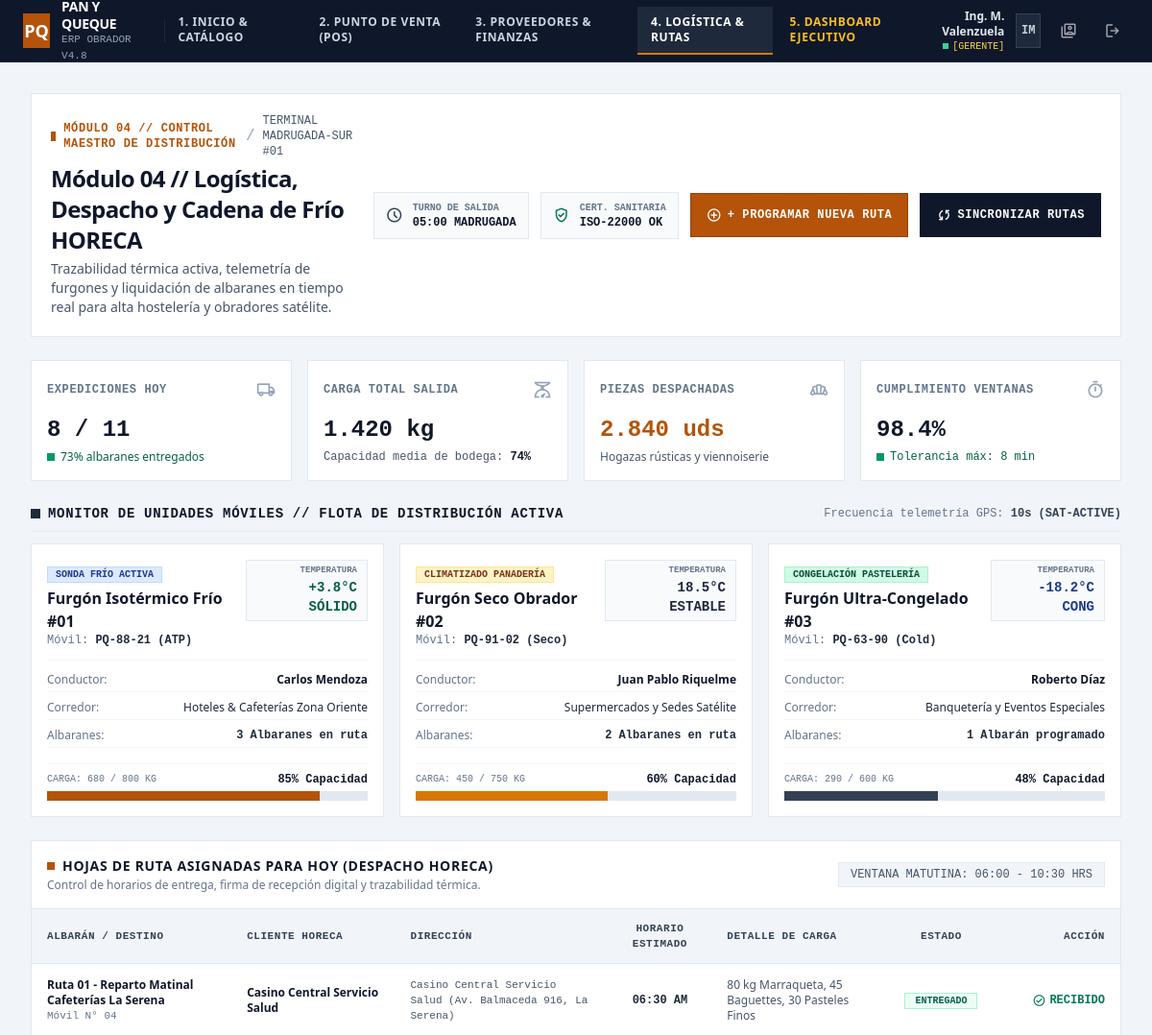
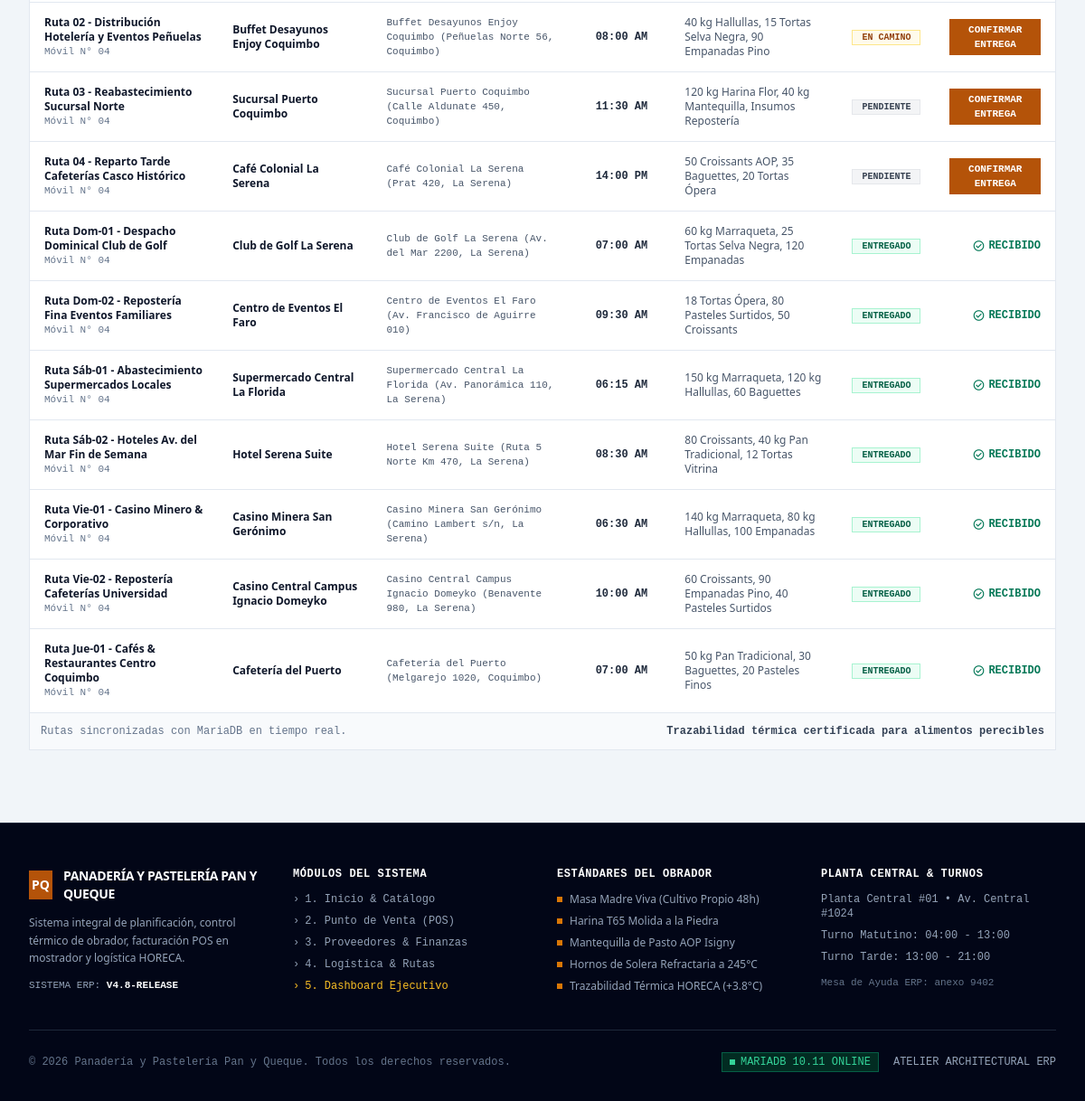
Before: /dispatch.php (signed in) with the older database file (2 pictures, top to bottom).
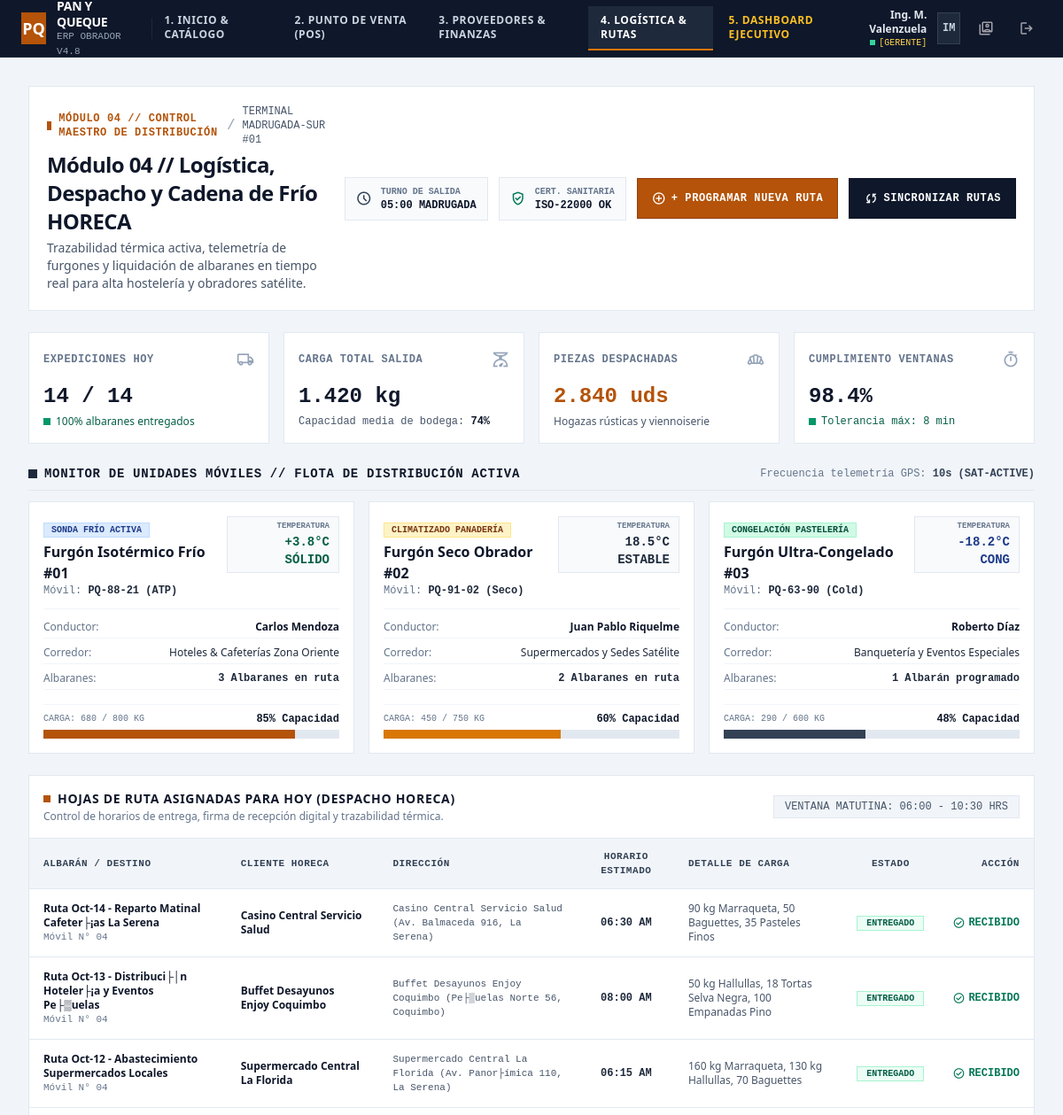
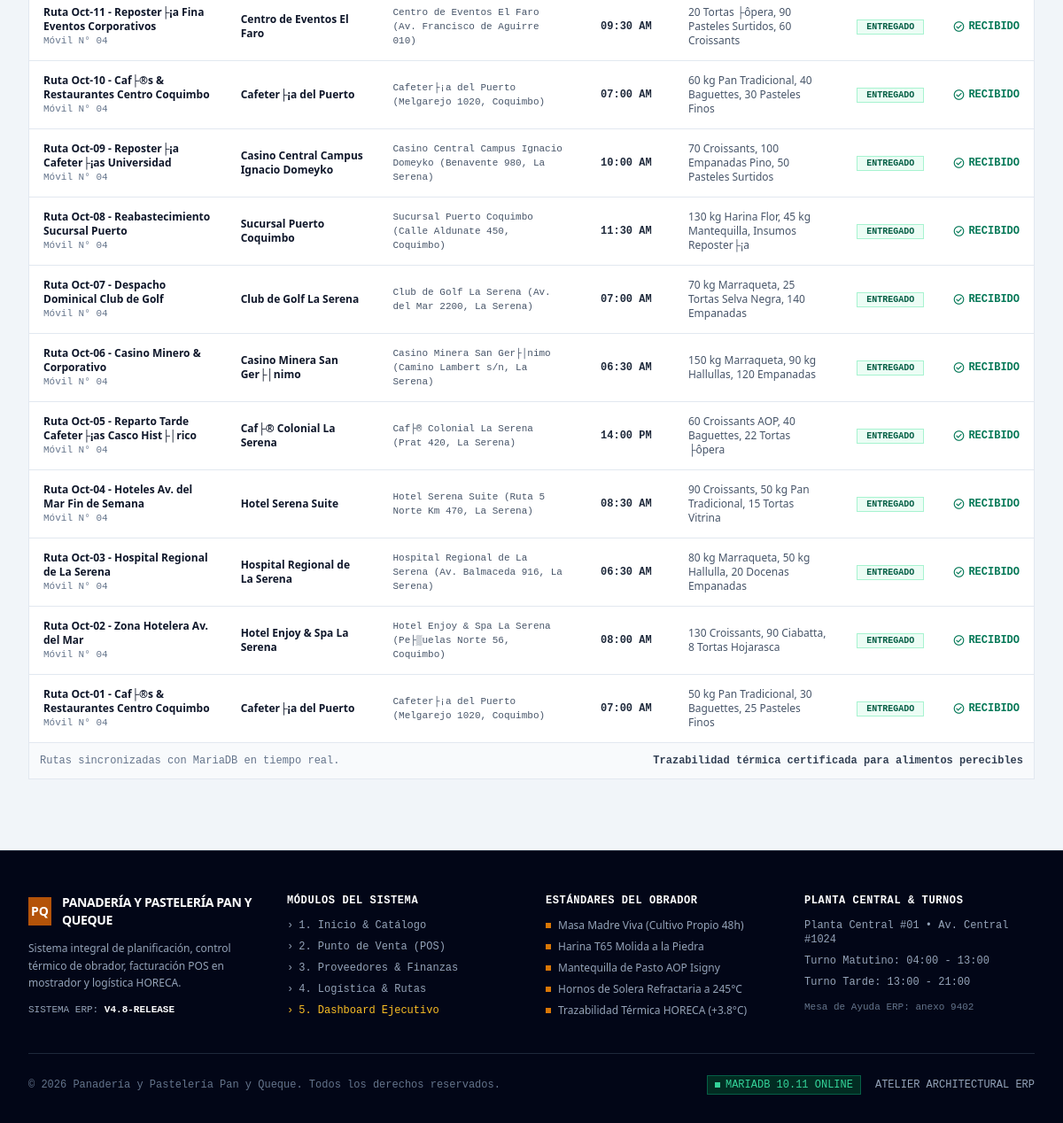
After: the same page with the newer database file (2 pictures, top to bottom).
### tables this page shows
CREATE TABLE `dispatch_routes` (
  `id` int(11) NOT NULL AUTO_INCREMENT,
  `time` varchar(20) NOT NULL,
  `title` varchar(150) NOT NULL,
  `type` varchar(50) DEFAULT NULL,
  `destination` varchar(150) NOT NULL,
  `address` varchar(200) DEFAULT NULL,
  `driver` varchar(100) DEFAULT NULL,
  `status` varchar(30) DEFAULT 'Pendiente',
  `items` text DEFAULT NULL,
  `notes` text DEFAULT NULL,
  `created_at` timestamp NULL DEFAULT current_timestamp(),
  PRIMARY KEY (`id`)
);

### includes/db.php (called while the page is built, shortened)
<?php
class DB
{
    private static ?PDO $instance = null;
    public static function getConnection(): ?PDO
    {
        if (self::$instance !== null) {
            return self::$instance;
        }
        $host   = DB_HOST;
        $port   = DB_PORT;
        $dbname = DB_NAME;
        $user   = DB_USER;
        $pass   = DB_PASS;
        $options = [
            PDO::ATTR_ERRMODE            => PDO::ERRMODE_EXCEPTION,
            PDO::ATTR_DEFAULT_FETCH_MODE => PDO::FETCH_ASSOC,
            PDO::ATTR_TIMEOUT            => 2,
            PDO::MYSQL_ATTR_INIT_COMMAND => "SET NAMES utf8mb4",
        ];
        $dsn = "mysql:host={$host};port={$port};dbname={$dbname};charset=utf8mb4";
        try {
            self::$instance = new PDO($dsn, $user, $pass, $options);
            return self::$instance;
        } catch (PDOException $e) {
            if ($host === 'db') {
                try {
                    $fallbackDsn = "mysql:host=127.0.0.1;port={$port};dbname={$dbname};charset=utf8mb4";
                    self::$instance = new PDO($fallbackDsn, $user, $pass, $options);
                    self::$lastError = null;
                    return self::$instance;
                } catch (PDOException $fallbackEx) {
                }
            }
            self::$lastError = $e->getMessage();
            error_log("[ERROR] MariaDB connection failed: " . $e->getMessage());
            return null;
        }
    }
    public static function isConnected(): bool
    {
        return self::getConnection() !== null;
    }
    public static function select(string $query, array $params = []): array
    {
        $pdo = self::getConnection();
        try {
            $stmt = $pdo->prepare($query);
            $stmt->execute($params);
            return $stmt->fetchAll();
        } catch (PDOException $e) {
            self::$lastError = $e->getMessage();
            error_log("[ERROR] Database query failed: " . $e->getMessage());
            return [];
        }
    }
}

### includes/DispatchService.php (called while the page is built, shortened)
<?php
require_once __DIR__ . '/db.php';
class DispatchService
{
    public static function getAllRoutes(): array
    {
        $records = DB::select("SELECT * FROM dispatch_routes ORDER BY id ASC");
        return array_map([self::class, 'formatRouteRecord'], $records);
    }
    public static function formatRouteRecord(array $record): array
    {
        $status = (string)($record['status'] ?? 'Pendiente');
        $styling = self::resolveRouteStatusStyling($status);
        $address = !empty($record['address']) ? ' (' . $record['address'] . ')' : '';
        $destination = (string)($record['destination'] ?? 'Destino no especificado');
        return [
            'id'           => (int)($record['id'] ?? 0),
            'hora'         => (string)($record['time'] ?? '08:00 AM'),
            'titulo'       => (string)($record['title'] ?? 'Ruta Programada'),
            'destino'      => $destination . $address,
            'carga'        => (string)($record['items'] ?? 'Carga general de panadería'),
            'cliente'      => $destination,
            'estado'       => $status,
            'estado_color' => $styling['color'],
            'icono_estado' => $styling['icon'],
            'completado'   => $styling['completed'],
        ];
    }
    public static function resolveRouteStatusStyling(string $status): array
    {
        if ($status === 'Entregado') {
            return [
                'color'     => 'bg-emerald-50 text-emerald-800 border-emerald-200',
                'icon'      => '✓',
                'completed' => true,
            ];
        }
        if ($status === 'En camino' || $status === 'En Camino') {
            return [
                'color'     => 'bg-amber-50 text-amber-800 border-amber-200',
                'icon'      => '🚛',
                'completed' => false,
            ];
        }
        return [
            'color'     => 'bg-gray-100 text-gray-700 border-gray-200',
            'icon'      => '⏳',
            'completed' => false,
        ];
    }
}

### public/dispatch.php (the view, shortened to what the changed rows need)
<?php
require_once __DIR__ . '/../includes/db.php';
require_once __DIR__ . '/../includes/DispatchService.php';
require_once __DIR__ . '/../includes/header.php';
$routes = DispatchService::getAllRoutes();
$totalRoutes = count($routes);
$completedCount = count(array_filter($routes, fn($r) => !empty($r['completado'])));
?>
<div class="p-4 sm:p-6 lg:p-8 max-w-[1536px] mx-auto space-y-6">
    <section class="bg-white border border-slate-200 p-5 rounded-none shadow-none flex flex-col lg:flex-row lg:items-center justify-between gap-4">
        <div class="flex flex-col gap-1">
            <h1 class="text-xl sm:text-2xl font-bold text-slate-900 tracking-tight">
                Módulo 04 // Logística, Despacho y Cadena de Frío HORECA
            </h1>
        </div>
    </section>
    <section class="grid grid-cols-1 sm:grid-cols-2 lg:grid-cols-4 gap-4">
        <div class="bg-white border border-slate-200 p-4 rounded-none flex flex-col justify-between">
            <div class="mt-3">
                <div class="text-2xl font-bold font-mono text-slate-900 tabular-nums"><?php echo $completedCount; ?> / <?php echo $totalRoutes; ?></div>
                <div class="text-xs text-emerald-800 font-medium flex items-center gap-1.5 mt-1">
                    <span class="w-2 h-2 bg-emerald-600 rounded-none inline-block"></span>
                    <span><?php echo ($totalRoutes > 0) ? round(($completedCount / $totalRoutes) * 100) : 0; ?>% albaranes entregados</span>
                </div>
            </div>
        </div>
    </section>
    <section class="flex flex-col gap-3">
        <div class="flex items-center justify-between border-b border-slate-200 pb-2">
            <div class="flex items-center gap-2">
                <h2 class="text-sm font-bold uppercase tracking-wider text-slate-900 font-mono">
                    Monitor de Unidades Móviles // Flota de Distribución Activa
                </h2>
            </div>
        </div>
    </section>
    <section class="bg-white border border-slate-200 rounded-none shadow-none">
        <div class="p-4 border-b border-slate-200 flex flex-col sm:flex-row sm:items-center justify-between gap-3">
            <div>
                <h2 class="text-sm font-bold uppercase tracking-wider text-slate-900 flex items-center space-x-2">
                    <span class="w-2 h-2 bg-amber-700 rounded-none inline-block"></span>
                    <span>Hojas de Ruta Asignadas para Hoy (Despacho HORECA)</span>
                </h2>
            </div>
        </div>
        <div class="overflow-x-auto">
            <table class="w-full text-left text-xs border-collapse">
                <thead>
                    <tr class="bg-slate-100 border-b border-slate-200 text-slate-700 font-mono font-semibold uppercase tracking-wider text-[11px]">
                        <th class="py-3 px-4">Albarán / Destino</th>
                        <th class="py-3 px-4">Cliente HORECA</th>
                        <th class="py-3 px-4">Dirección</th>
                        <th class="py-3 px-4 text-center">Horario Estimado</th>
                        <th class="py-3 px-4">Detalle de Carga</th>
                        <th class="py-3 px-4 text-center">Estado</th>
                        <th class="py-3 px-4 text-right">Acción</th>
                    </tr>
                </thead>
                <tbody class="divide-y divide-slate-200 text-slate-800">
                    <?php foreach ($routes as $r): ?>
                    <tr class="hover:bg-slate-50 transition-none">
                        <td class="py-3.5 px-4 font-bold text-slate-900">
                            <?php echo htmlspecialchars($r['titulo']); ?>
                            <span class="block text-[11px] font-mono text-slate-500 font-normal">Móvil N° 04</span>
                        </td>
                        <td class="py-3.5 px-4 font-semibold text-slate-900">
                            <?php echo htmlspecialchars($r['cliente']); ?>
                        </td>
                        <td class="py-3.5 px-4 text-slate-600 font-mono text-[11px]">
                            <?php echo htmlspecialchars($r['destino']); ?>
                        </td>
                        <td class="py-3.5 px-4 text-center font-mono font-bold text-slate-800">
                            <?php echo $r['hora']; ?>
                        </td>
                        <td class="py-3.5 px-4 text-slate-600">
                            <?php echo htmlspecialchars($r['carga']); ?>
                        </td>
                        <td class="py-3.5 px-4 text-center">
                            <span class="px-2.5 py-0.5 text-[10px] font-mono font-bold uppercase rounded-none border <?php echo $r['estado_color']; ?>">
                                <?php echo $r['estado']; ?>
                            </span>
                        </td>
                        <td class="py-3.5 px-4 text-right">
                            <?php if ($r['completado']): ?>
                            <span class="text-emerald-700 font-mono text-xs font-bold inline-flex items-center gap-1">
                                <span class="material-symbols-outlined text-sm">check_circle</span>
                                <span>RECIBIDO</span>
                            </span>
                            <?php else: ?>
                            <button type="button" onclick="confirmDelivery(<?php echo $r['id']; ?>, '<?php echo addslashes($r['cliente']); ?>')" class="bg-amber-700 hover:bg-amber-800 text-white px-3 py-1 text-[11px] font-mono font-semibold uppercase rounded-none transition-none">
                                Confirmar Entrega
                            </button>
                            <?php endif; ?>
                        </td>
                    </tr>
                    <?php endforeach; ?>
                </tbody>
            </table>
        </div>
    </section>
</div>
<?php require_once __DIR__ . '/../includes/footer.php'; ?>

Changed rows visible on the page:
removed dispatch_routes: title "Ruta 04 - Reparto Tarde Cafeterías Casco Histórico", destination "Café Colonial La Serena", destino "Café Colonial La Serena (Prat 420, La Serena)", time "14:00 PM", items "50 Croissants AOP, 35 Baguettes, 20 Tortas Ópera", status "PENDIENTE"
removed dispatch_routes: title "Ruta Dom-01 - Despacho Dominical Club de Golf", destination "Club de Golf La Serena", destino "Club de Golf La Serena (Av. del Mar 2200, La Serena)", time "07:00 AM", items "60 kg Marraqueta, 25 Tortas Selva Negra, 120 Empanadas", status "ENTREGADO", shows "RECIBIDO"
removed dispatch_routes: title "Ruta Sáb-02 - Hoteles Av. del Mar Fin de Semana", destination "Hotel Serena Suite", destino "Hotel Serena Suite (Ruta 5 Norte Km 470, La Serena)", time "08:30 AM", items "80 Croissants, 40 kg Pan Tradicional, 12 Tortas Vitrina", status "ENTREGADO", shows "RECIBIDO"
removed dispatch_routes: title "Ruta Jue-01 - Cafés & Restaurantes Centro Coquimbo", destination "Cafetería del Puerto", destino "Cafetería del Puerto (Melgarejo 1020, Coquimbo)", time "07:00 AM", items "50 kg Pan Tradicional, 30 Baguettes, 20 Pasteles Finos", status "ENTREGADO", shows "RECIBIDO"
changed dispatch_routes "Casino Central Servicio Salud": title "Ruta 01 - Reparto Matinal Cafeterías La Serena" → "Ruta Oct-14 - Reparto Matinal Cafeter├¡as La Serena"; items "80 kg Marraqueta, 45 Baguettes, 30 Pasteles Finos" → "90 kg Marraqueta, 50 Baguettes, 35 Pasteles Finos"
changed dispatch_routes "Buffet Desayunos Enjoy Coquimbo": title "Ruta 02 - Distribución Hotelería y Eventos Peñuelas" → "Ruta Oct-13 - Distribuci├│n Hoteler├¡a y Eventos Pe├▒uelas"; destino "Buffet Desayunos Enjoy Coquimbo (Peñuelas Norte 56, Coquimbo)" → "Buffet Desayunos Enjoy Coquimbo (Pe├▒uelas Norte 56, Coquimbo)"; items "40 kg Hallullas, 15 Tortas Selva Negra, 90 Empanadas Pino" → "50 kg Hallullas, 18 Tortas Selva Negra, 100 Empanadas Pino"; status "EN CAMINO" → "ENTREGADO"; text "CONFIRMAR ENTREGA" → "RECIBIDO"
changed dispatch_routes: title "Ruta 03 - Reabastecimiento Sucursal Norte" → "Ruta Oct-12 - Abastecimiento Supermercados Locales"; destination "Sucursal Puerto Coquimbo" → "Supermercado Central La Florida"; destino "Sucursal Puerto Coquimbo (Calle Aldunate 450, Coquimbo)" → "Supermercado Central La Florida (Av. Panor├ímica 110, La Serena)"; time "11:30 AM" → "06:15 AM"; items "120 kg Harina Flor, 40 kg Mantequilla, Insumos Repostería" → "160 kg Marraqueta, 130 kg Hallullas, 70 Baguettes"; status "PENDIENTE" → "ENTREGADO"; now shows "RECIBIDO"; no longer shows "CONFIRMAR ENTREGA"
added dispatch_routes: title "Ruta Oct-11 - Reposter├¡a Fina Eventos Corporativos", destination "Centro de Eventos El Faro", destino "Centro de Eventos El Faro (Av. Francisco de Aguirre 010)", time "09:30 AM", items "20 Tortas ├ôpera, 90 Pasteles Surtidos, 60 Croissants", status "ENTREGADO", shows "RECIBIDO"
added dispatch_routes: title "Ruta Oct-10 - Caf├®s & Restaurantes Centro Coquimbo", destination "Cafeter├¡a del Puerto", destino "Cafeter├¡a del Puerto (Melgarejo 1020, Coquimbo)", time "07:00 AM", items "60 kg Pan Tradicional, 40 Baguettes, 30 Pasteles Finos", status "ENTREGADO", shows "RECIBIDO"
changed dispatch_routes: title "Ruta Dom-02 - Repostería Fina Eventos Familiares" → "Ruta Oct-09 - Reposter├¡a Cafeter├¡as Universidad"; destination "Centro de Eventos El Faro" → "Casino Central Campus Ignacio Domeyko"; destino "Centro de Eventos El Faro (Av. Francisco de Aguirre 010)" → "Casino Central Campus Ignacio Domeyko (Benavente 980, La Serena)"; time "09:30 AM" → "10:00 AM"; items "18 Tortas Ópera, 80 Pasteles Surtidos, 50 Croissants" → "70 Croissants, 100 Empanadas Pino, 50 Pasteles Surtidos"
changed dispatch_routes: title "Ruta Sáb-01 - Abastecimiento Supermercados Locales" → "Ruta Oct-08 - Reabastecimiento Sucursal Puerto"; destination "Supermercado Central La Florida" → "Sucursal Puerto Coquimbo"; destino "Supermercado Central La Florida (Av. Panorámica 110, La Serena)" → "Sucursal Puerto Coquimbo (Calle Aldunate 450, Coquimbo)"; time "06:15 AM" → "11:30 AM"; items "150 kg Marraqueta, 120 kg Hallullas, 60 Baguettes" → "130 kg Harina Flor, 45 kg Mantequilla, Insumos Reposter├¡a"
added dispatch_routes: title "Ruta Oct-07 - Despacho Dominical Club de Golf", destination "Club de Golf La Serena", destino "Club de Golf La Serena (Av. del Mar 2200, La Serena)", time "07:00 AM", items "70 kg Marraqueta, 25 Tortas Selva Negra, 140 Empanadas", status "ENTREGADO", shows "RECIBIDO"
changed dispatch_routes: title "Ruta Vie-01 - Casino Minero & Corporativo" → "Ruta Oct-06 - Casino Minero & Corporativo"; destination "Casino Minera San Gerónimo" → "Casino Minera San Ger├│nimo"; destino "Casino Minera San Gerónimo (Camino Lambert s/n, La Serena)" → "Casino Minera San Ger├│nimo (Camino Lambert s/n, La Serena)"; items "140 kg Marraqueta, 80 kg Hallullas, 100 Empanadas" → "150 kg Marraqueta, 90 kg Hallullas, 120 Empanadas"
changed dispatch_routes: title "Ruta Vie-02 - Repostería Cafeterías Universidad" → "Ruta Oct-05 - Reparto Tarde Cafeter├¡as Casco Hist├│rico"; destination "Casino Central Campus Ignacio Domeyko" → "Caf├® Colonial La Serena"; destino "Casino Central Campus Ignacio Domeyko (Benavente 980, La Serena)" → "Caf├® Colonial La Serena (Prat 420, La Serena)"; time "10:00 AM" → "14:00 PM"; items "60 Croissants, 90 Empanadas Pino, 40 Pasteles Surtidos" → "60 Croissants AOP, 40 Baguettes, 22 Tortas ├ôpera"
added dispatch_routes: title "Ruta Oct-04 - Hoteles Av. del Mar Fin de Semana", destination "Hotel Serena Suite", destino "Hotel Serena Suite (Ruta 5 Norte Km 470, La Serena)", time "08:30 AM", items "90 Croissants, 50 kg Pan Tradicional, 15 Tortas Vitrina", status "ENTREGADO", shows "RECIBIDO"
added dispatch_routes: title "Ruta Oct-03 - Hospital Regional de La Serena", destination "Hospital Regional de La Serena", destino "Hospital Regional de La Serena (Av. Balmaceda 916, La Serena)", time "06:30 AM", items "80 kg Marraqueta, 50 kg Hallulla, 20 Docenas Empanadas", status "ENTREGADO", shows "RECIBIDO"
added dispatch_routes: title "Ruta Oct-02 - Zona Hotelera Av. del Mar", destination "Hotel Enjoy & Spa La Serena", destino "Hotel Enjoy & Spa La Serena (Pe├▒uelas Norte 56, Coquimbo)", time "08:00 AM", items "130 Croissants, 90 Ciabatta, 8 Tortas Hojarasca", status "ENTREGADO", shows "RECIBIDO"
added dispatch_routes: title "Ruta Oct-01 - Caf├®s & Restaurantes Centro Coquimbo", destination "Cafeter├¡a del Puerto", destino "Cafeter├¡a del Puerto (Melgarejo 1020, Coquimbo)", time "07:00 AM", items "50 kg Pan Tradicional, 30 Baguettes, 25 Pasteles Finos", status "ENTREGADO", shows "RECIBIDO"
Other visible differences:
$completedCount: "8" → "14"
$totalRoutes: "11" → "14"
text no longer shown: "73"
text now shown: "100"
